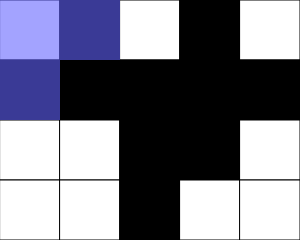
Frame 1 (no input)
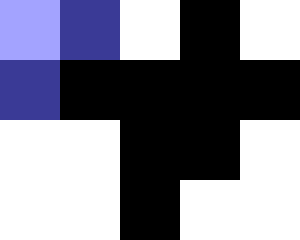
Frame 60 (no input)
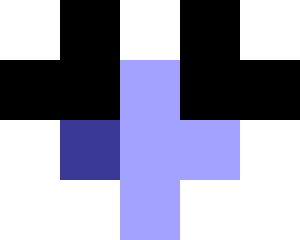
Frame 120 (the mouse pressed at the canvas centre since frame 60)

The p5.js sketch that drew these frames (run headless with seeded random() and noise() and a simulated clock; from frame 60 on, the mouse is pressed at the canvas centre):

// p5.js sketch
// ── sketch.js
// Puzzle
// Tony
// Nov 17, 2025

// 0 (black)     255 (white)
// grid is 5 x 4 in dimension
//copy from demo
let grid = [
  [0,     0,   0,  255,   0],
  [255,   0, 255,    0, 255],
  [255, 255,   0,  255, 255],
  [0,   255,   0,    0,   0]
];

let rows = grid.length;
let cols = grid[0].length;
let squareSize = 60;
let showWin = false;
let pattern = "cross";  

function setup() {
  createCanvas(cols*squareSize, rows*squareSize);
  randomizeGrid(); // random
}

function draw() {
  background(220);
  renderGrid();
  drawOverlay();

  if(showWin){
    textSize(32);
    fill(0, 255, 0);
    textAlign(CENTER, CENTER);
    text("You Win", width / 2, height/2);
  }
}

function mousePressed(){
  if (mouseX < 0 || mouseX >= width || mouseY < 0 || mouseY >= height) {
    return;
  }

  // flip current tile
  let x = getCurrentX();
  let y = getCurrentY();

  // cheater
  if (keyIsDown(SHIFT)) {
    flip(x, y);
  } else {
    // normal click
    if (pattern === "cross") {
      // cross pattern 
      flip(x, y);                          // center 
      if (x + 1 < cols) flip(x + 1, y);    // right 
      if (x - 1 >= 0)   flip(x - 1, y);    // left 
      if (y + 1 < rows) flip(x, y + 1);    // down
      if (y - 1 >= 0)   flip(x, y - 1);    // up 
    } else if (pattern === "square") {
      // square 
      for (let j = -1; j <= 1; j++) {
        for (let i = -1; i <= 1; i++) {
          let nx = x + i;
          let ny = y + j;
          if (nx >= 0 && nx < cols && ny >= 0 && ny < rows) {
            flip(nx, ny);
          }
        }
      }
    }
  }

  // check win 
  showWin = checkWin();
}


function getCurrentX(){
  //determine current col of mouse position
  let constrainedX = constrain(mouseX, 0, width-1);
  return floor(constrainedX / squareSize);
}

function getCurrentY(){
  //determine current row of mouse position
  let constrainedY = constrain(mouseY, 0, height-1);
  return floor(constrainedY / squareSize);
}


function flip(x,y){
  //takes a tile @ x,y and inverts its value
  if(grid[y][x] === 0) grid[y][x] = 255;
  else grid[y][x] = 0;
}

function renderGrid(){
  // interpret the information in the 2D array, and draw
  // a grid of square on the screen to reflect it.
  for (let y = 0; y < rows; y++){
    for (let x = 0; x < cols; x++){
      let fillColor = grid[y][x];
      fill(fillColor);
      square(x*squareSize,y*squareSize,squareSize);
    }
  }
}

//-------My own code
//random board
function randomizeGrid(){
  for(let y = 0; y < rows; y++){
    for(let x = 0; x < cols; x++){
      grid[y][x] = random([0,255]);
    }
  }
}

function checkWin(){
  let first = grid[0][0];
  for (let y = 0; y < rows; y++){
    for (let x = 0; x < cols; x++){
      if (grid[y][x] != first){
        return false;
      }
    }
  }
  return true;
}

//highlight
function drawOverlay(){
  let x = getCurrentX();
  let y = getCurrentY();
  fill(100, 100, 255, 150);
  noStroke();
  if(pattern === "cross"){                 
    highlightSquare(x, y);               
    highlightSquare(x-1, y);
    highlightSquare(x+1, y);
    highlightSquare(x, y-1);
    highlightSquare(x, y+1);
  }
  else if(pattern === "square"){           
    for(let j = -1; j <=1; j++){
      for(let i = -1; i <= 1; i++){
        highlightSquare(x+i, y+j);
      }
    }
  }
}

function highlightSquare(x, y){
  if (x >= 0 && x < cols && y >= 0 && y < rows){
    square(x * squareSize, y * squareSize, squareSize);
  }
}

// key controls 
function keyPressed(){
  // space change pattern cross / square
  if (key === ' ') {
    if (pattern === "cross") pattern = "square";
    else pattern = "cross";
  }

  // reset 
  if (key === 'r' || key === 'R') {
    randomizeGrid();
    showWin = false;
  }
}
